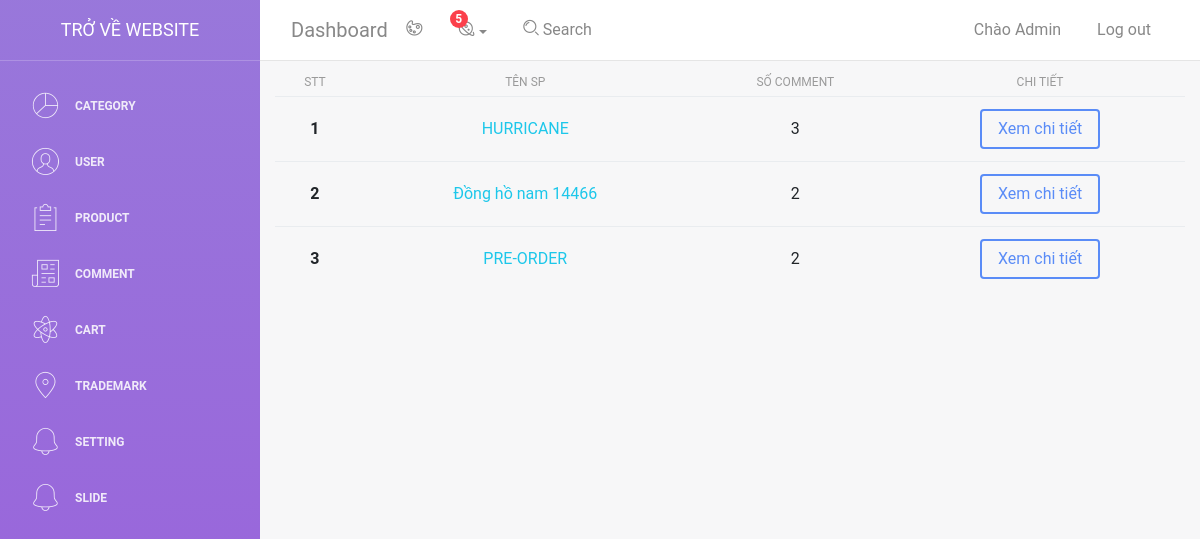
The app's page /admin/light-bootstrap-dashboard-master/examples/comment.php (signed in) with its own data.
### tables this page shows
CREATE TABLE `users` (
  `id_user` int(11) NOT NULL,
  `name` varchar(50) NOT NULL,
  `email` text NOT NULL,
  `phone` int(11) NOT NULL,
  `address` text NOT NULL,
  `password` text NOT NULL,
  `image` text NOT NULL,
  `admin` bit(1) NOT NULL,
  `time` text NOT NULL,
  `time_update` text NOT NULL
);

CREATE TABLE `comment` (
  `id` int(11) NOT NULL,
  `id_user` int(11) NOT NULL,
  `product` varchar(50) NOT NULL,
  `id_product` int(11) NOT NULL,
  `username` varchar(50) NOT NULL,
  `content` text NOT NULL,
  `admin_rep` bit(1) NOT NULL,
  `time` datetime NOT NULL
);

### admin/light-bootstrap-dashboard-master/examples/comment.php (the view, shortened to what this page needs)
<?php
include 'db.php';
include 'header.php';
?>
<?php
if (isset($_COOKIE['user'])) {
  $email = $_COOKIE['user'];
  $sql_user = "SELECT * FROM `users` WHERE `email` = '$email'";
  $result_user = $conn->query($sql_user);
  if ($result_user->num_rows > 0) {
    while ($row_user = $result_user->fetch_assoc()) {
      $admin = $row_user['admin'];
    }
  }
  if ($admin == 1) {
    echo '<div class="comment container">
        <table class="table">
          <thead>
            <tr>
              <th style="text-align: center !important;" scope="col">STT</th>
              <th style="text-align: center !important;" scope="col">Tên SP</th>
              <th style="text-align: center !important;" scope="col">Số comment</th>
              <th style="text-align: center !important;" scope="col">Chi tiết</th>
            </tr>
          </thead>
          <tbody>';
    $sql = "SELECT DISTINCT `id_product` FROM `comment`";
    $result = $conn->query($sql);
    if ($result->num_rows > 0) {
      $dem = 0;
      while ($row = $result->fetch_assoc()) {
        $id_product = $row['id_product'];
        $sql_comment = "SELECT * FROM `comment` WHERE `id_product` = '$id_product'";
        $result_comment = $conn->query($sql_comment);
        if ($result_comment->num_rows > 0) {
          $dem1 = 0;
          while ($row_comment = $result_comment->fetch_assoc()) {
            $name_product = $row_comment['product'];
            $dem1++;
          }
        }
        $dem++;
        echo '<tr>
                    <th style="text-align: center !important;" scope="row">' . $dem . '</th>
                    <td style="text-align: center !important;" ><a href="../../../sanpham.php?id='.$id_product.'">' . $name_product . '</a></td>
                    <td style="text-align: center !important;" >' . $dem1 . '</td>
                    <td style="text-align: center !important;" ><a class="btn btn-primary"href="comment_detail.php?id=' . $id_product . '">Xem chi tiết</a></td>
                  </tr>';
      }
    }
  } else {
    echo '<div class="alert mx-auto mt-5 alert-danger">
                    <span>Bạn không phải admin!!!</span>
                </div>';
  }
}
?>
</tbody>
</table>
</div>

### admin/light-bootstrap-dashboard-master/examples/header.php (shortened to what this page needs)
<!DOCTYPE html>
<html lang="en">
<head>
    <link rel="stylesheet" href="https://cdnjs.cloudflare.com/ajax/libs/font-awesome/5.15.3/css/all.min.css" />
    <link href="../assets/css/bootstrap.min.css" rel="stylesheet" />
    <link href="../assets/css/light-bootstrap-dashboard.css?v=2.0.0 " rel="stylesheet" />
    <link href="../assets/css/demo.css?v=<?php echo time(); ?>" rel="stylesheet" />
</head>
<body>
    <div class="wrapper">
        <div class="sidebar" data-image="../assets/img/sidebar-5.jpg">
            <div class="sidebar-wrapper">
                <div class="logo">
                    <a href="../../../index.php" class="simple-text">
                        Trở về website
                    </a>
                </div>
                <ul class="nav">
                    <li class="nav-item">
                        <a class="nav-link" href="category.php?q=category">
                            <i class="nc-icon nc-chart-pie-35"></i>
                            <p>Category</p>
                        </a>
                    </li>
                    <li>
                        <a class="nav-link" href="user.php?q=user">
                            <i class="nc-icon nc-circle-09"></i>
                            <p>User </p>
                        </a>
                    </li>
                    <li>
                        <a class="nav-link" href="product.php?q=product">
                            <i class="nc-icon nc-notes"></i>
                            <p>Product</p>
                        </a>
                    </li>
                    <li>
                        <a class="nav-link" href="./comment.php">
                            <i class="nc-icon nc-paper-2"></i>
                            <p>Comment</p>
                        </a>
                    </li>
                    <li>
                        <a class="nav-link" href="cart.php">
                            <i class="nc-icon nc-atom"></i>
                            <p>Cart</p>
                        </a>
                    </li>
                    <li>
                        <a class="nav-link" href="trademark.php">
                            <i class="nc-icon nc-pin-3"></i>
                            <p>Trademark</p>
                        </a>
                    </li>
                    <li>
                        <a class="nav-link" href="setting.php">
                            <i class="nc-icon nc-bell-55"></i>
                            <p>Setting</p>
                        </a>
                    </li>
                    <li>
                        <a class="nav-link" href="slide.php">
                            <i class="nc-icon nc-bell-55"></i>
                            <p>Slide</p>
                        </a>
                    </li>
                </ul>
            </div>
        </div>
        <div class="main-panel">
            <nav class="navbar navbar-expand-lg " color-on-scroll="500">
                <div class="container-fluid">
                    <a class="navbar-brand" href="#pablo"> Dashboard </a>
                    <div class="collapse navbar-collapse justify-content-end" id="navigation">
                        <ul class="nav navbar-nav mr-auto">
                            <li class="nav-item">
                                <a href="#" class="nav-link" data-toggle="dropdown">
                                    <i class="nc-icon nc-palette"></i>
                                </a>
                            </li>
                            <li class="dropdown nav-item">
                                <a href="#" class="dropdown-toggle nav-link" data-toggle="dropdown">
                                    <i class="nc-icon nc-planet"></i>
                                    <span class="notification">5</span>
                                </a>
                            </li>
                            <li class="nav-item">
                                <a href="#" class="nav-link">
                                    <i class="nc-icon nc-zoom-split"></i>
                                    <span class="d-lg-block">&nbsp;Search</span>
                                </a>
                            </li>
                        </ul>
                        <ul class="navbar-nav ml-auto">
                            <li class="nav-item">
                                <?php
                                    include 'db.php';
                                    if(isset($_COOKIE['user'])){
                                        $email = $_COOKIE['user'];
                                        $sql = "SELECT * FROM `users` WHERE `email` = '$email'";
                                        $result = $conn->query($sql);
                                        if($result->num_rows > 0){
                                            while ($row = $result->fetch_assoc()){
                                                echo '
                                                        <a class="nav-link" href="user.php">
                                                        <span class="no-icon">Chào Admin</span>
                                                    </a>
                                                ';
                                            }
                                        }
                                    }
                                ?>
                            </li>
                            <li class="nav-item">
                                <?php
                                    if(isset($_COOKIE['user'])){
                                        echo '<a class="nav-link" href="dangxuat.php">
                                        <span class="no-icon">Log out</span>
                                    </a>';
                                    }else{
                                        echo '<a class="nav-link" href="../../../login.php">
                                        <span class="no-icon">Đăng nhập</span>
                                    </a>';
                                    }
                                ?>
                            </li>
                        </ul>
                    </div>
                </div>
            </nav>

### records on screen
comment: product "HURRICANE"
comment: product "Đồng hồ nam 14466"
comment: product "PRE-ORDER"

### other values on screen
$dem1 "3"
$dem1 "2"
